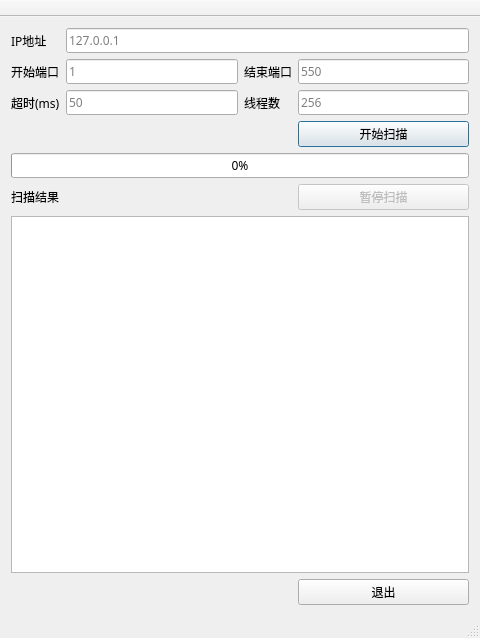
<?xml version="1.0" encoding="UTF-8"?>
<ui version="4.0">
 <class>MainWindow</class>
 <widget class="QMainWindow" name="MainWindow">
  <property name="geometry">
   <rect>
    <x>0</x>
    <y>0</y>
    <width>480</width>
    <height>638</height>
   </rect>
  </property>
  <property name="font">
   <font>
    <family>萍方-简</family>
   </font>
  </property>
  <property name="windowTitle">
   <string>端口扫描器</string>
  </property>
  <widget class="QWidget" name="centralWidget">
   <layout class="QGridLayout" name="gridLayout_2">
    <item row="0" column="0">
     <layout class="QGridLayout" name="gridLayout">
      <item row="8" column="0" colspan="4">
       <widget class="QTextEdit" name="tEdtResult">
        <property name="readOnly">
         <bool>true</bool>
        </property>
       </widget>
      </item>
      <item row="4" column="0" colspan="4">
       <widget class="QProgressBar" name="pBarProgress">
        <property name="value">
         <number>0</number>
        </property>
       </widget>
      </item>
      <item row="0" column="1" colspan="3">
       <widget class="QLineEdit" name="lEdtHost">
        <property name="autoFillBackground">
         <bool>false</bool>
        </property>
        <property name="maxLength">
         <number>15</number>
        </property>
        <property name="placeholderText">
         <string>127.0.0.1</string>
        </property>
       </widget>
      </item>
      <item row="0" column="0">
       <widget class="QLabel" name="label">
        <property name="text">
         <string>IP地址</string>
        </property>
       </widget>
      </item>
      <item row="7" column="0">
       <widget class="QLabel" name="label_4">
        <property name="text">
         <string>扫描结果</string>
        </property>
       </widget>
      </item>
      <item row="9" column="3">
       <widget class="QPushButton" name="pBtnExit">
        <property name="text">
         <string>退出</string>
        </property>
       </widget>
      </item>
      <item row="1" column="3">
       <widget class="QLineEdit" name="lEdtEndPort">
        <property name="inputMask">
         <string/>
        </property>
        <property name="text">
         <string/>
        </property>
        <property name="maxLength">
         <number>5</number>
        </property>
        <property name="placeholderText">
         <string>550</string>
        </property>
       </widget>
      </item>
      <item row="1" column="2">
       <widget class="QLabel" name="label_3">
        <property name="text">
         <string>结束端口</string>
        </property>
       </widget>
      </item>
      <item row="1" column="0">
       <widget class="QLabel" name="label_2">
        <property name="text">
         <string>开始端口</string>
        </property>
       </widget>
      </item>
      <item row="1" column="1">
       <widget class="QLineEdit" name="lEdtStartPort">
        <property name="inputMask">
         <string/>
        </property>
        <property name="text">
         <string/>
        </property>
        <property name="maxLength">
         <number>5</number>
        </property>
        <property name="placeholderText">
         <string>1</string>
        </property>
       </widget>
      </item>
      <item row="7" column="3">
       <widget class="QPushButton" name="pBtnPause">
        <property name="enabled">
         <bool>false</bool>
        </property>
        <property name="text">
         <string>暂停扫描</string>
        </property>
       </widget>
      </item>
      <item row="2" column="0">
       <widget class="QLabel" name="label_5">
        <property name="text">
         <string>超时(ms)</string>
        </property>
       </widget>
      </item>
      <item row="3" column="3">
       <widget class="QPushButton" name="pBtnStartScan">
        <property name="text">
         <string>开始扫描</string>
        </property>
        <property name="autoDefault">
         <bool>true</bool>
        </property>
        <property name="default">
         <bool>true</bool>
        </property>
       </widget>
      </item>
      <item row="2" column="1">
       <widget class="QLineEdit" name="lEdtTimeout">
        <property name="inputMask">
         <string/>
        </property>
        <property name="text">
         <string/>
        </property>
        <property name="maxLength">
         <number>6</number>
        </property>
        <property name="placeholderText">
         <string>50</string>
        </property>
       </widget>
      </item>
      <item row="2" column="2">
       <widget class="QLabel" name="label_6">
        <property name="text">
         <string>线程数</string>
        </property>
       </widget>
      </item>
      <item row="2" column="3">
       <widget class="QLineEdit" name="lEdtThreadNum">
        <property name="maxLength">
         <number>4</number>
        </property>
        <property name="placeholderText">
         <string>256</string>
        </property>
       </widget>
      </item>
     </layout>
    </item>
   </layout>
  </widget>
  <widget class="QStatusBar" name="statusBar"/>
  <widget class="QToolBar" name="mainToolBar">
   <property name="movable">
    <bool>false</bool>
   </property>
   <property name="floatable">
    <bool>false</bool>
   </property>
   <attribute name="toolBarArea">
    <enum>TopToolBarArea</enum>
   </attribute>
   <attribute name="toolBarBreak">
    <bool>false</bool>
   </attribute>
  </widget>
 </widget>
 <layoutdefault spacing="6" margin="11"/>
 <tabstops>
  <tabstop>lEdtHost</tabstop>
  <tabstop>lEdtStartPort</tabstop>
  <tabstop>lEdtEndPort</tabstop>
  <tabstop>lEdtTimeout</tabstop>
  <tabstop>lEdtThreadNum</tabstop>
  <tabstop>pBtnStartScan</tabstop>
  <tabstop>pBtnPause</tabstop>
  <tabstop>tEdtResult</tabstop>
  <tabstop>pBtnExit</tabstop>
 </tabstops>
 <resources/>
 <connections/>
</ui>
